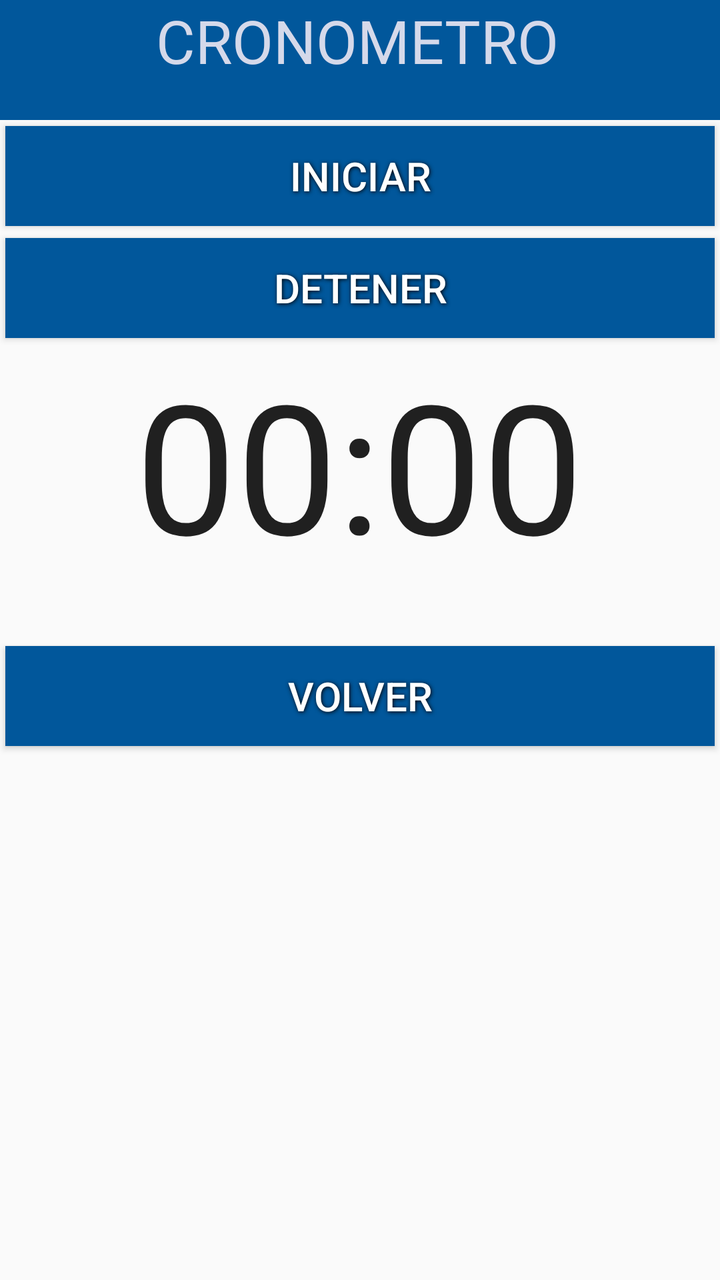
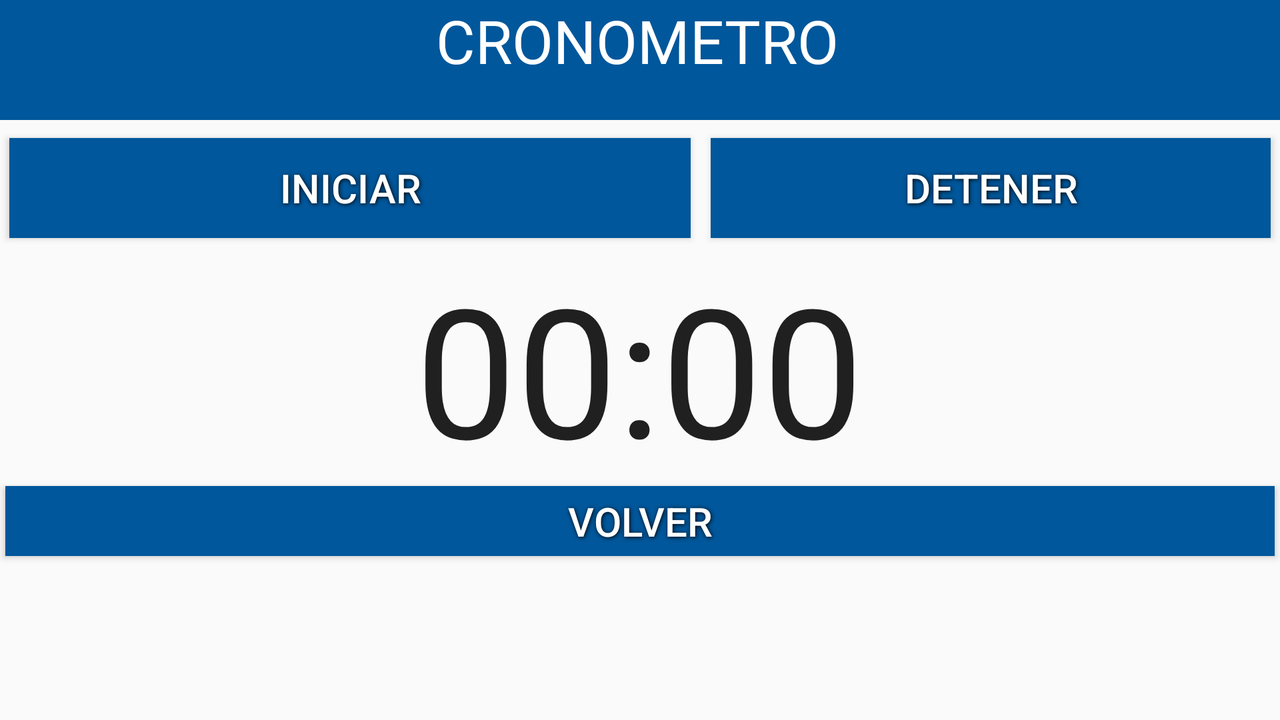

One screen, two layout resources from the same app: the default and the author's alternative for another configuration. Each is rendered where Android would select it; the XML of both is given below.
<!-- AndroidManifest.xml: application theme AppTheme -->
<!-- res/layout/activity_crono.xml -->
<RelativeLayout xmlns:android="http://schemas.android.com/apk/res/android"
    xmlns:tools="http://schemas.android.com/tools" android:layout_width="match_parent"
    android:layout_height="match_parent" android:paddingLeft="@dimen/activity_horizontal_margin"
    android:paddingRight="@dimen/activity_horizontal_margin"
    android:paddingTop="@dimen/activity_vertical_margin"
    android:paddingBottom="@dimen/activity_vertical_margin"
    tools:context="com.nomade.movilremiscar.remiscarmovil.CronoActivity">

    <LinearLayout
        android:layout_width="match_parent"
        android:layout_height="match_parent"
        android:layout_alignParentTop="true"
        android:layout_centerHorizontal="true"
        android:orientation="vertical">

        <FrameLayout
            android:layout_width="match_parent"
            android:layout_height="60dp"
            android:layout_gravity="center_horizontal"
            android:background="#01579B"
            android:id="@+id/Cartel">

            <TextView
                android:layout_width="244dp"
                android:layout_height="45dp"
                android:textAppearance="?android:attr/textAppearanceMedium"
                android:text="CRONOMETRO"
                android:id="@+id/textView"
                android:layout_gravity="center_horizontal"
                android:textColor="#d5d9ea"
                android:layout_marginLeft="20dp"
                android:textSize="30dp" />
        </FrameLayout>
        <Button
            android:layout_width="fill_parent"
            android:layout_height="50dp"
            android:text="Iniciar"
            style="@style/ButtonText"
            android:id="@+id/buttonContar"
            android:layout_alignParentBottom="true"
            android:background="#01579B" />
        <Button
            android:layout_width="fill_parent"
            android:layout_height="50dp"
            android:text="Detener"
            style="@style/ButtonText"
            android:id="@+id/buttonPausa"
            android:layout_alignParentBottom="true"
            android:background="#01579B" />
        <Chronometer
            android:layout_width="wrap_content"
            android:layout_height="148dp"
            android:id="@+id/chronometer"
            android:layout_gravity="center_horizontal"
            android:text="Cronometro"
            android:singleLine="false"
            android:textSize="90dp"
            android:textAlignment="center" />


        <Button
            android:layout_width="fill_parent"
            android:layout_height="50dp"
            android:text="Volver"
            style="@style/ButtonText"
            android:id="@+id/buttonInicio"
            android:layout_alignParentBottom="true"
            android:background="#01579B" />

    </LinearLayout>
</RelativeLayout>
<!-- resources referenced by this layout -->
<resources>
  <style name="ButtonText">
          <item name="android:layout_width">fill_parent</item>
          <item name="android:layout_height">wrap_content</item>
          <item name="android:textColor">#ffffff</item>
          <item name="android:gravity">center</item>
          <item name="android:layout_margin">3dp</item>
          <item name="android:textStyle">normal</item>
          <item name="android:textSize">20sp</item>
          <item name="android:shadowColor">#000000</item>
          <item name="android:shadowDx">1</item>
          <item name="android:shadowDy">1</item>
          <item name="android:shadowRadius">5</item>
          <item name="android:background">#0288D1</item>
      </style>
  <style name="AppTheme" parent="Theme.AppCompat.Light.DarkActionBar">
          
          <item name="colorPrimary">#d5d9ea</item>
          <item name="colorPrimaryDark">#01579B</item>
          <item name="colorAccent">#F44336</item>
          <item name="android:statusBarColor">#d5d9ea</item>
      </style>
</resources>
<!-- res/layout-land/activity_crono.xml (the author's variant of the layout above) -->
<!-- drawn on the phone turned sideways -->
<RelativeLayout xmlns:android="http://schemas.android.com/apk/res/android"
    xmlns:tools="http://schemas.android.com/tools" android:layout_width="match_parent"
    android:layout_height="match_parent" android:paddingLeft="@dimen/activity_horizontal_margin"
    android:paddingRight="@dimen/activity_horizontal_margin"
    android:paddingTop="@dimen/activity_vertical_margin"
    android:paddingBottom="@dimen/activity_vertical_margin"
    tools:context="com.nomade.movilremiscar.remiscarmovil.CronoActivity">

    <LinearLayout
        android:layout_width="match_parent"
        android:layout_height="match_parent"
        android:layout_alignParentTop="true"
        android:layout_centerHorizontal="true"
        android:orientation="vertical">

        <FrameLayout
            android:layout_width="match_parent"
            android:layout_height="60dp"
            android:layout_gravity="center_horizontal"
            android:background="#01579B">

            <TextView
                android:layout_width="244dp"
                android:layout_height="45dp"
                android:textAppearance="?android:attr/textAppearanceMedium"
                android:text="CRONOMETRO"
                android:id="@+id/textView"
                android:layout_gravity="center_horizontal"
                android:textColor="#ffffff"
                android:layout_marginLeft="20dp"
                android:textSize="30dp" />
        </FrameLayout>
        <LinearLayout
            android:orientation="horizontal"
            android:layout_width="match_parent"
            android:layout_height="wrap_content"
            android:layout_alignParentTop="true"
            android:layout_centerHorizontal="true"
            android:layout_marginTop="4dp"
            android:weightSum="1">

            <Button
                android:layout_width="280dp"
                android:layout_height="50dp"
                android:text="Iniciar"
                style="@style/ButtonText"
                android:id="@+id/buttonContar"
                android:layout_alignParentBottom="true"
                android:background="#01579B"
                android:layout_weight="1"
                android:layout_marginTop="5dp"
                android:layout_margin="5dp" />
            <Button
                android:layout_width="280dp"
                android:layout_height="50dp"
                android:text="Detener"
                style="@style/ButtonText"
                android:id="@+id/buttonPausa"
                android:layout_alignParentBottom="true"
                android:background="#01579B"
                android:layout_weight="1"
                android:layout_marginTop="5dp"
                android:layout_margin="5dp" />
        </LinearLayout>
        <Chronometer
            android:layout_width="wrap_content"
            android:layout_height="116dp"
            android:id="@+id/chronometer"
            android:layout_gravity="center_horizontal"
            android:text="Cronometro"
            android:singleLine="false"
            android:textSize="90dp"
            android:textAlignment="center" />


        <Button
            android:layout_width="fill_parent"
            android:layout_height="35dp"
            android:text="Volver"
            style="@style/ButtonText"
            android:id="@+id/buttonInicio"
            android:layout_alignParentBottom="true"
            android:background="#01579B" />

    </LinearLayout>
</RelativeLayout>
